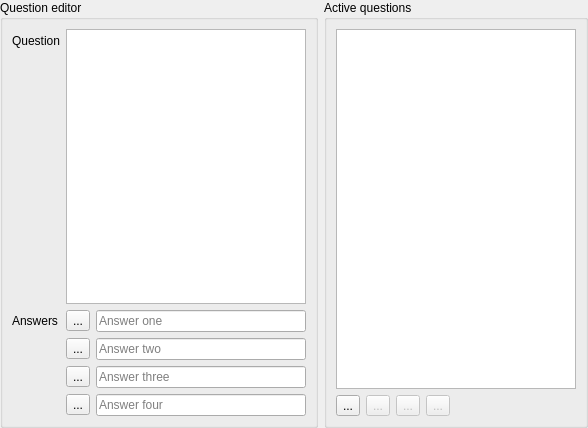
<?xml version="1.0" encoding="UTF-8"?>
<ui version="4.0">
 <class>QuizEditor</class>
 <widget class="QWidget" name="QuizEditor">
  <property name="geometry">
   <rect>
    <x>0</x>
    <y>0</y>
    <width>588</width>
    <height>428</height>
   </rect>
  </property>
  <property name="windowTitle">
   <string>Form</string>
  </property>
  <layout class="QGridLayout" name="gridLayout">
   <property name="leftMargin">
    <number>0</number>
   </property>
   <property name="topMargin">
    <number>0</number>
   </property>
   <property name="rightMargin">
    <number>0</number>
   </property>
   <property name="bottomMargin">
    <number>0</number>
   </property>
   <item row="0" column="0">
    <widget class="QGroupBox" name="groupBox">
     <property name="title">
      <string>Question editor</string>
     </property>
     <layout class="QFormLayout" name="formLayout">
      <item row="0" column="0">
       <widget class="QLabel" name="label">
        <property name="text">
         <string>Question</string>
        </property>
       </widget>
      </item>
      <item row="0" column="1">
       <widget class="QTextEdit" name="m_txtQuestion">
        <property name="sizePolicy">
         <sizepolicy hsizetype="Expanding" vsizetype="Expanding">
          <horstretch>1</horstretch>
          <verstretch>1</verstretch>
         </sizepolicy>
        </property>
        <property name="html">
         <string>&lt;!DOCTYPE HTML PUBLIC &quot;-//W3C//DTD HTML 4.0//EN&quot; &quot;http://www.w3.org/TR/REC-html40/strict.dtd&quot;&gt;
&lt;html&gt;&lt;head&gt;&lt;meta name=&quot;qrichtext&quot; content=&quot;1&quot; /&gt;&lt;style type=&quot;text/css&quot;&gt;
p, li { white-space: pre-wrap; }
&lt;/style&gt;&lt;/head&gt;&lt;body style=&quot; font-family:'MS Shell Dlg 2'; font-size:8.25pt; font-weight:400; font-style:normal;&quot;&gt;
&lt;p style=&quot;-qt-paragraph-type:empty; margin-top:0px; margin-bottom:0px; margin-left:0px; margin-right:0px; -qt-block-indent:0; text-indent:0px; font-size:8pt;&quot;&gt;&lt;br /&gt;&lt;/p&gt;&lt;/body&gt;&lt;/html&gt;</string>
        </property>
       </widget>
      </item>
      <item row="1" column="0">
       <widget class="QLabel" name="label_2">
        <property name="text">
         <string>Answers</string>
        </property>
       </widget>
      </item>
      <item row="1" column="1">
       <layout class="QHBoxLayout" name="horizontalLayout">
        <item>
         <widget class="PlainToolButton" name="m_btnAnswerOne">
          <property name="text">
           <string>...</string>
          </property>
         </widget>
        </item>
        <item>
         <widget class="QLineEdit" name="m_txtAnswerOne">
          <property name="placeholderText">
           <string>Answer one</string>
          </property>
         </widget>
        </item>
       </layout>
      </item>
      <item row="2" column="1">
       <layout class="QHBoxLayout" name="horizontalLayout_2">
        <item>
         <widget class="PlainToolButton" name="m_btnAnswerTwo">
          <property name="text">
           <string>...</string>
          </property>
         </widget>
        </item>
        <item>
         <widget class="QLineEdit" name="m_txtAnswerTwo">
          <property name="placeholderText">
           <string>Answer two</string>
          </property>
         </widget>
        </item>
       </layout>
      </item>
      <item row="3" column="1">
       <layout class="QHBoxLayout" name="horizontalLayout_3">
        <item>
         <widget class="PlainToolButton" name="m_btnAnswerThree">
          <property name="text">
           <string>...</string>
          </property>
         </widget>
        </item>
        <item>
         <widget class="QLineEdit" name="m_txtAnswerThree">
          <property name="placeholderText">
           <string>Answer three</string>
          </property>
         </widget>
        </item>
       </layout>
      </item>
      <item row="4" column="1">
       <layout class="QHBoxLayout" name="horizontalLayout_4">
        <item>
         <widget class="PlainToolButton" name="m_btnAnswerFour">
          <property name="text">
           <string>...</string>
          </property>
         </widget>
        </item>
        <item>
         <widget class="QLineEdit" name="m_txtAnswerFour">
          <property name="placeholderText">
           <string>Answer four</string>
          </property>
         </widget>
        </item>
       </layout>
      </item>
     </layout>
    </widget>
   </item>
   <item row="0" column="1">
    <widget class="QGroupBox" name="groupBox_2">
     <property name="title">
      <string>Active questions</string>
     </property>
     <layout class="QGridLayout" name="gridLayout_2">
      <item row="1" column="0">
       <widget class="PlainToolButton" name="m_btnQuestionAdd">
        <property name="toolTip">
         <string>Add new question.</string>
        </property>
        <property name="text">
         <string>...</string>
        </property>
       </widget>
      </item>
      <item row="1" column="3">
       <widget class="PlainToolButton" name="m_btnQuestionDown">
        <property name="enabled">
         <bool>false</bool>
        </property>
        <property name="toolTip">
         <string>Move question down.</string>
        </property>
        <property name="text">
         <string>...</string>
        </property>
       </widget>
      </item>
      <item row="1" column="1">
       <widget class="PlainToolButton" name="m_btnQuestionRemove">
        <property name="enabled">
         <bool>false</bool>
        </property>
        <property name="toolTip">
         <string>Remove selected question.</string>
        </property>
        <property name="text">
         <string>...</string>
        </property>
       </widget>
      </item>
      <item row="1" column="2">
       <widget class="PlainToolButton" name="m_btnQuestionUp">
        <property name="enabled">
         <bool>false</bool>
        </property>
        <property name="toolTip">
         <string>Move question up.</string>
        </property>
        <property name="text">
         <string>...</string>
        </property>
       </widget>
      </item>
      <item row="1" column="4">
       <spacer name="horizontalSpacer">
        <property name="orientation">
         <enum>Qt::Horizontal</enum>
        </property>
        <property name="sizeHint" stdset="0">
         <size>
          <width>40</width>
          <height>20</height>
         </size>
        </property>
       </spacer>
      </item>
      <item row="0" column="0" colspan="5">
       <widget class="QListWidget" name="m_listQuestions">
        <property name="sizePolicy">
         <sizepolicy hsizetype="Expanding" vsizetype="Expanding">
          <horstretch>1</horstretch>
          <verstretch>0</verstretch>
         </sizepolicy>
        </property>
        <property name="toolTip">
         <string>This list contains already added questions.</string>
        </property>
       </widget>
      </item>
     </layout>
    </widget>
   </item>
  </layout>
 </widget>
 <customwidgets>
  <customwidget>
   <class>PlainToolButton</class>
   <extends>QToolButton</extends>
   <header>plaintoolbutton.h</header>
  </customwidget>
 </customwidgets>
 <resources/>
 <connections/>
</ui>
